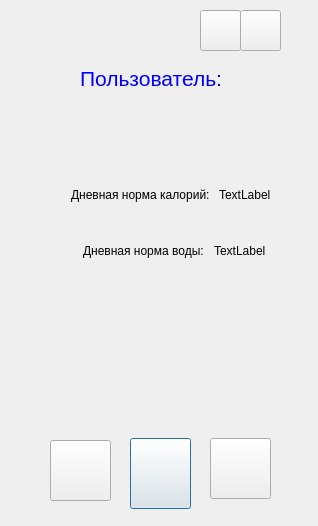
<?xml version="1.0" encoding="UTF-8"?>
<ui version="4.0">
 <class>HomeForm</class>
 <widget class="QDialog" name="HomeForm">
  <property name="geometry">
   <rect>
    <x>0</x>
    <y>0</y>
    <width>318</width>
    <height>526</height>
   </rect>
  </property>
  <property name="windowTitle">
   <string>A-Fit</string>
  </property>
  <widget class="QPushButton" name="train">
   <property name="geometry">
    <rect>
     <x>130</x>
     <y>438</y>
     <width>61</width>
     <height>71</height>
    </rect>
   </property>
   <property name="styleSheet">
    <string notr="true">border-image:url(:/images/train.png)</string>
   </property>
   <property name="text">
    <string/>
   </property>
  </widget>
  <widget class="QPushButton" name="graph_2">
   <property name="geometry">
    <rect>
     <x>210</x>
     <y>438</y>
     <width>61</width>
     <height>61</height>
    </rect>
   </property>
   <property name="styleSheet">
    <string notr="true">border-image:url(:/images/graph.png)</string>
   </property>
   <property name="text">
    <string/>
   </property>
  </widget>
  <widget class="QPushButton" name="home">
   <property name="geometry">
    <rect>
     <x>50</x>
     <y>440</y>
     <width>61</width>
     <height>61</height>
    </rect>
   </property>
   <property name="focusPolicy">
    <enum>Qt::StrongFocus</enum>
   </property>
   <property name="styleSheet">
    <string notr="true">border-image:url(:/images/home.png)</string>
   </property>
   <property name="text">
    <string/>
   </property>
  </widget>
  <widget class="QStackedWidget" name="stackedWidget">
   <property name="geometry">
    <rect>
     <x>-10</x>
     <y>0</y>
     <width>331</width>
     <height>421</height>
    </rect>
   </property>
   <property name="currentIndex">
    <number>0</number>
   </property>
   <widget class="QWidget" name="page">
    <widget class="QLabel" name="userLabel">
     <property name="geometry">
      <rect>
       <x>10</x>
       <y>60</y>
       <width>61</width>
       <height>81</height>
      </rect>
     </property>
     <property name="text">
      <string/>
     </property>
     <property name="pixmap">
      <pixmap resource="resources.qrc">:/images/man.png</pixmap>
     </property>
    </widget>
    <widget class="QWidget" name="gridLayoutWidget_3">
     <property name="geometry">
      <rect>
       <x>30</x>
       <y>170</y>
       <width>251</width>
       <height>106</height>
      </rect>
     </property>
     <layout class="QGridLayout" name="gridLayout_3">
      <item row="0" column="0">
       <layout class="QHBoxLayout" name="horizontalLayout_5">
        <item>
         <widget class="QLabel" name="Water">
          <property name="styleSheet">
           <string notr="true"/>
          </property>
          <property name="text">
           <string/>
          </property>
          <property name="pixmap">
           <pixmap resource="resources.qrc">:/images/fuel1.png</pixmap>
          </property>
         </widget>
        </item>
        <item>
         <layout class="QHBoxLayout" name="horizontalLayout_2">
          <item>
           <widget class="QLabel" name="mbr">
            <property name="text">
             <string>Дневная норма калорий: </string>
            </property>
           </widget>
          </item>
          <item>
           <widget class="QLabel" name="mbrInf">
            <property name="text">
             <string>TextLabel</string>
            </property>
           </widget>
          </item>
         </layout>
        </item>
       </layout>
      </item>
      <item row="1" column="0">
       <layout class="QHBoxLayout" name="horizontalLayout_4">
        <item>
         <layout class="QHBoxLayout" name="horizontalLayout_3">
          <item>
           <widget class="QLabel" name="fuel">
            <property name="text">
             <string/>
            </property>
            <property name="pixmap">
             <pixmap resource="resources.qrc">:/images/water.png</pixmap>
            </property>
           </widget>
          </item>
          <item>
           <widget class="QLabel" name="wtr">
            <property name="text">
             <string>Дневная норма воды: </string>
            </property>
           </widget>
          </item>
          <item>
           <widget class="QLabel" name="wtrInfo">
            <property name="text">
             <string>TextLabel</string>
            </property>
           </widget>
          </item>
         </layout>
        </item>
       </layout>
      </item>
     </layout>
    </widget>
    <widget class="QWidget" name="gridLayoutWidget_2">
     <property name="geometry">
      <rect>
       <x>90</x>
       <y>60</y>
       <width>204</width>
       <height>80</height>
      </rect>
     </property>
     <layout class="QGridLayout" name="gridLayout_2">
      <item row="0" column="0">
       <widget class="QLabel" name="uzr">
        <property name="cursor">
         <cursorShape>ArrowCursor</cursorShape>
        </property>
        <property name="text">
         <string>&lt;html&gt;&lt;head/&gt;&lt;body&gt;&lt;p&gt;&lt;span style=&quot; font-size:16pt; color:#0000ff;&quot;&gt;Пользователь:&lt;/span&gt;&lt;/p&gt;&lt;/body&gt;&lt;/html&gt;</string>
        </property>
        <property name="textFormat">
         <enum>Qt::AutoText</enum>
        </property>
       </widget>
      </item>
      <item row="1" column="0">
       <layout class="QHBoxLayout" name="horizontalLayout">
        <item>
         <widget class="QLabel" name="Name">
          <property name="text">
           <string/>
          </property>
         </widget>
        </item>
        <item>
         <widget class="QLabel" name="nLabel">
          <property name="text">
           <string/>
          </property>
         </widget>
        </item>
       </layout>
      </item>
     </layout>
    </widget>
    <widget class="QPushButton" name="dtButton">
     <property name="geometry">
      <rect>
       <x>210</x>
       <y>10</y>
       <width>41</width>
       <height>41</height>
      </rect>
     </property>
     <property name="styleSheet">
      <string notr="true">border-image:url(:/images/Dark.png)</string>
     </property>
     <property name="text">
      <string/>
     </property>
    </widget>
    <widget class="QPushButton" name="White_2">
     <property name="geometry">
      <rect>
       <x>250</x>
       <y>10</y>
       <width>41</width>
       <height>41</height>
      </rect>
     </property>
     <property name="styleSheet">
      <string notr="true">border-image: url(:/images/Sun.png);</string>
     </property>
     <property name="text">
      <string/>
     </property>
    </widget>
   </widget>
   <widget class="QWidget" name="page_5">
    <widget class="QLabel" name="label">
     <property name="geometry">
      <rect>
       <x>20</x>
       <y>330</y>
       <width>47</width>
       <height>13</height>
      </rect>
     </property>
     <property name="text">
      <string/>
     </property>
    </widget>
    <widget class="QWidget" name="gridLayoutWidget">
     <property name="geometry">
      <rect>
       <x>20</x>
       <y>50</y>
       <width>301</width>
       <height>331</height>
      </rect>
     </property>
     <layout class="QGridLayout" name="gridLayout_6">
      <item row="0" column="1">
       <widget class="QLabel" name="label_18">
        <property name="text">
         <string>Разминка</string>
        </property>
       </widget>
      </item>
      <item row="4" column="1">
       <widget class="QLabel" name="label_21">
        <property name="text">
         <string>Ноги</string>
        </property>
       </widget>
      </item>
      <item row="3" column="3">
       <widget class="QCheckBox" name="pressCB">
        <property name="text">
         <string/>
        </property>
       </widget>
      </item>
      <item row="1" column="1">
       <widget class="QLabel" name="label_15">
        <property name="text">
         <string>Бицепс</string>
        </property>
       </widget>
      </item>
      <item row="2" column="0">
       <widget class="QLabel" name="label_17">
        <property name="text">
         <string/>
        </property>
        <property name="pixmap">
         <pixmap resource="resources.qrc">:/images/chest.png</pixmap>
        </property>
       </widget>
      </item>
      <item row="4" column="0">
       <widget class="QLabel" name="label_20">
        <property name="text">
         <string/>
        </property>
        <property name="pixmap">
         <pixmap resource="resources.qrc">:/images/leg.png</pixmap>
        </property>
       </widget>
      </item>
      <item row="2" column="1">
       <widget class="QLabel" name="label_12">
        <property name="text">
         <string>Грудные мышцы</string>
        </property>
       </widget>
      </item>
      <item row="4" column="3">
       <widget class="QCheckBox" name="legsCB">
        <property name="text">
         <string/>
        </property>
       </widget>
      </item>
      <item row="2" column="3">
       <widget class="QCheckBox" name="chestCB">
        <property name="text">
         <string/>
        </property>
       </widget>
      </item>
      <item row="0" column="3">
       <widget class="QCheckBox" name="warmUpCB">
        <property name="text">
         <string/>
        </property>
       </widget>
      </item>
      <item row="1" column="0">
       <widget class="QLabel" name="label_19">
        <property name="text">
         <string/>
        </property>
        <property name="pixmap">
         <pixmap resource="resources.qrc">:/images/biceps.png</pixmap>
        </property>
       </widget>
      </item>
      <item row="3" column="1">
       <widget class="QLabel" name="label_13">
        <property name="text">
         <string>Мышцы пресса</string>
        </property>
       </widget>
      </item>
      <item row="1" column="3">
       <widget class="QCheckBox" name="bicepsCB">
        <property name="text">
         <string/>
        </property>
       </widget>
      </item>
      <item row="3" column="0">
       <widget class="QLabel" name="label_14">
        <property name="text">
         <string/>
        </property>
        <property name="pixmap">
         <pixmap resource="resources.qrc">:/images/press.png</pixmap>
        </property>
       </widget>
      </item>
      <item row="0" column="0">
       <widget class="QLabel" name="label_16">
        <property name="text">
         <string/>
        </property>
        <property name="pixmap">
         <pixmap resource="resources.qrc">:/images/running.png</pixmap>
        </property>
       </widget>
      </item>
      <item row="0" column="2">
       <widget class="QPushButton" name="warmUpInfo">
        <property name="text">
         <string>...</string>
        </property>
       </widget>
      </item>
      <item row="1" column="2">
       <widget class="QPushButton" name="bicepsInfo">
        <property name="text">
         <string>...</string>
        </property>
       </widget>
      </item>
      <item row="3" column="2">
       <widget class="QPushButton" name="pressInfo">
        <property name="text">
         <string>...</string>
        </property>
       </widget>
      </item>
      <item row="2" column="2">
       <widget class="QPushButton" name="chestInfo">
        <property name="text">
         <string>...</string>
        </property>
       </widget>
      </item>
      <item row="4" column="2">
       <widget class="QPushButton" name="legsInfo">
        <property name="text">
         <string>...</string>
        </property>
       </widget>
      </item>
     </layout>
    </widget>
    <widget class="QLabel" name="label_42">
     <property name="geometry">
      <rect>
       <x>10</x>
       <y>330</y>
       <width>47</width>
       <height>13</height>
      </rect>
     </property>
     <property name="text">
      <string/>
     </property>
    </widget>
    <widget class="QLabel" name="tr">
     <property name="geometry">
      <rect>
       <x>110</x>
       <y>20</y>
       <width>101</width>
       <height>21</height>
      </rect>
     </property>
     <property name="text">
      <string>&lt;html&gt;&lt;head/&gt;&lt;body&gt;&lt;p&gt;&lt;span style=&quot; font-size:12pt; color:#0000ff;&quot;&gt;Тренировки:&lt;/span&gt;&lt;/p&gt;&lt;/body&gt;&lt;/html&gt;</string>
     </property>
    </widget>
    <widget class="QPushButton" name="reportButton">
     <property name="geometry">
      <rect>
       <x>120</x>
       <y>390</y>
       <width>75</width>
       <height>23</height>
      </rect>
     </property>
     <property name="text">
      <string>Отчёт</string>
     </property>
    </widget>
    <widget class="QWidget" name="horizontalLayoutWidget">
     <property name="geometry">
      <rect>
       <x>210</x>
       <y>390</y>
       <width>51</width>
       <height>21</height>
      </rect>
     </property>
     <layout class="QHBoxLayout" name="horizontalLayout_6">
      <item>
       <widget class="QLabel" name="label_45">
        <property name="text">
         <string>0</string>
        </property>
       </widget>
      </item>
      <item>
       <widget class="QLabel" name="label_2">
        <property name="text">
         <string>%</string>
        </property>
       </widget>
      </item>
     </layout>
    </widget>
    <widget class="QPushButton" name="resetButton">
     <property name="geometry">
      <rect>
       <x>30</x>
       <y>20</y>
       <width>21</width>
       <height>21</height>
      </rect>
     </property>
     <property name="styleSheet">
      <string notr="true">
border-image: url(:/images/refresh.png);</string>
     </property>
     <property name="text">
      <string/>
     </property>
    </widget>
   </widget>
   <widget class="QWidget" name="page_2">
    <widget class="QWidget" name="verticalLayoutWidget">
     <property name="geometry">
      <rect>
       <x>0</x>
       <y>20</y>
       <width>331</width>
       <height>151</height>
      </rect>
     </property>
     <layout class="QVBoxLayout" name="verticalLayout"/>
    </widget>
    <widget class="QLabel" name="label_43">
     <property name="geometry">
      <rect>
       <x>20</x>
       <y>0</y>
       <width>191</width>
       <height>21</height>
      </rect>
     </property>
     <property name="text">
      <string>Соотношение БЖУ:</string>
     </property>
    </widget>
    <widget class="QWidget" name="verticalLayoutWidget_2">
     <property name="geometry">
      <rect>
       <x>0</x>
       <y>210</y>
       <width>341</width>
       <height>191</height>
      </rect>
     </property>
     <layout class="QVBoxLayout" name="verticalLayout_2"/>
    </widget>
    <widget class="QLabel" name="label_44">
     <property name="geometry">
      <rect>
       <x>20</x>
       <y>180</y>
       <width>211</width>
       <height>16</height>
      </rect>
     </property>
     <property name="text">
      <string>График активности:</string>
     </property>
    </widget>
   </widget>
  </widget>
 </widget>
 <resources>
  <include location="resources.qrc"/>
 </resources>
 <connections/>
</ui>
